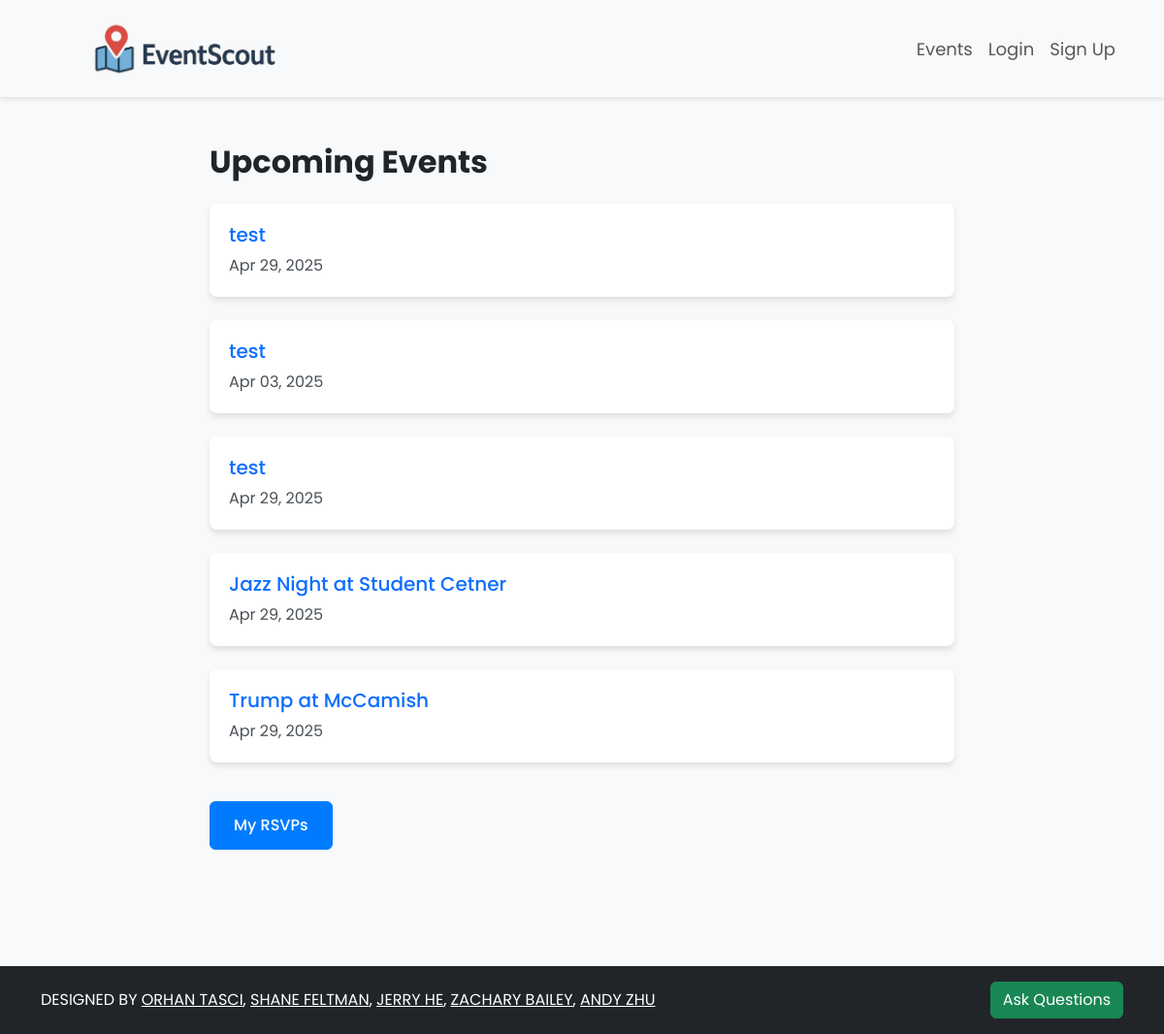
The app's page /events/, older data.
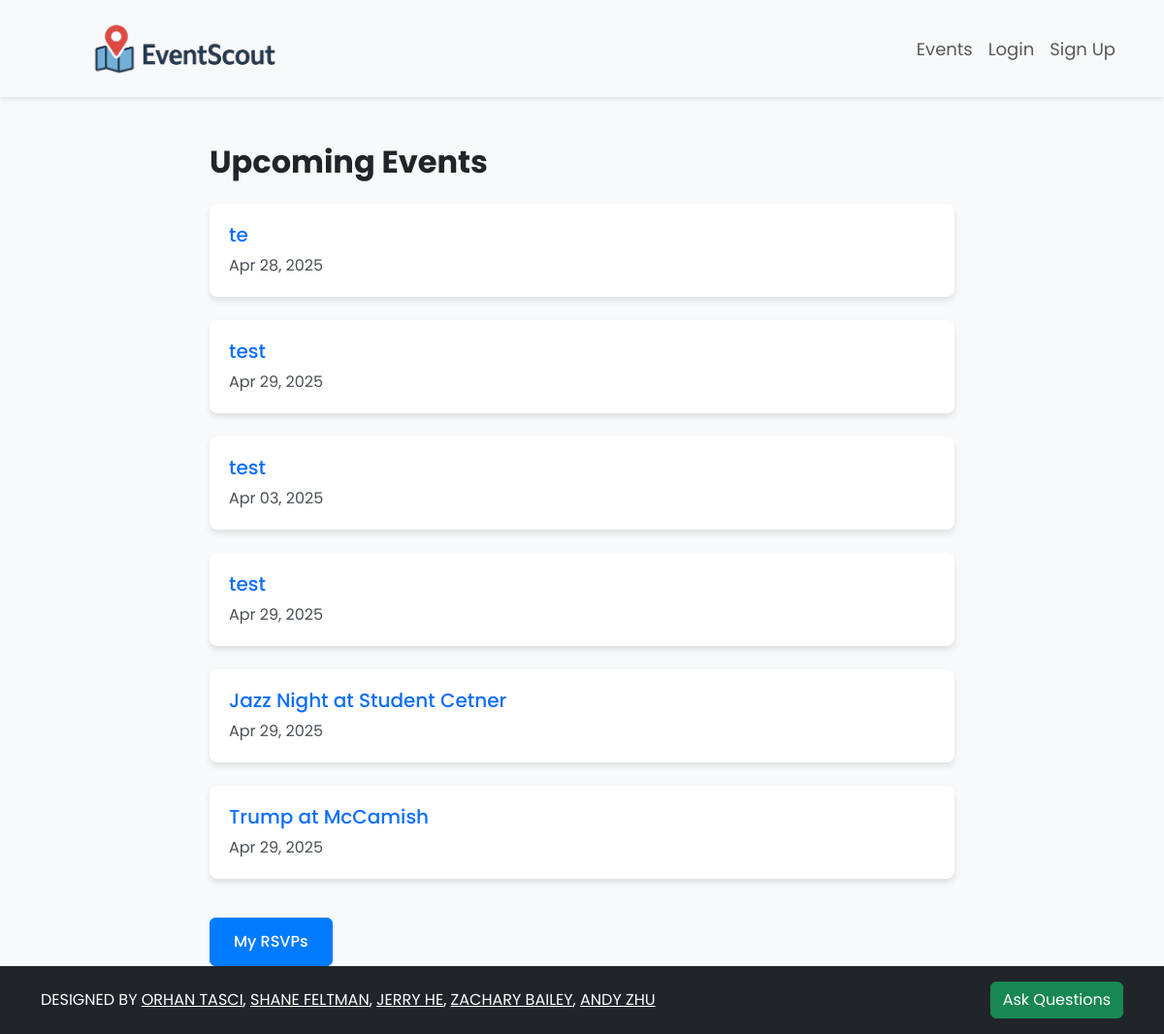
The same page, newer data.
### createEvents/models.py (models this page shows, shortened)
class Event(models.Model):
    title = models.CharField(max_length=200)
    description = models.TextField()
    location = models.CharField(max_length=255)
    latitude = models.DecimalField(
        max_digits=9,
        decimal_places=6,
        null=True,
        blank=True
    )
    longitude = models.DecimalField(
        max_digits=9,
        decimal_places=6,
        null=True,
        blank=True
    )
    start_time = models.DateTimeField()
    end_time = models.DateTimeField()
    organizer = models.CharField(max_length=255)
    org_email = models.EmailField(max_length=255, default="a@a.com")
    created_at = models.DateTimeField(auto_now_add=True)

### createEvents/views.py (the view)
# urls.py: path('', views.event_list, name='event_list'),
def event_list(request):
    events = Event.objects.all().order_by('-created_at')
    organizer = True
    if request.user.is_anonymous or request.user.type != 'organizer':
        organizer = False
    return render(request, 'createEvents/event_list.html', {'events': events, 'organizer': organizer})

### createEvents/templates/createEvents/event_list.html (shortened to what this page needs)
{% extends 'base.html' %}
{% load static %}
{% block head %}
    <link rel="stylesheet" href="{% static 'css/styles.css' %}">
{% endblock %}
{% block content %}
    <div class="events-container" style="height:100vh;">
        <h1 class="fs-2 fw-bold text-dark mb-4">Upcoming Events</h1>
        {% if events %}
            {% for event in events %}
                <div class="event-card card">
                    <div class="card-body">
                        <h2 class="card-title">
                            <a href="{% url 'events.event_detail' event.id %}" class="text-primary text-decoration-none">{{ event.title }}</a>
                        </h2>
                        <p class="card-text mb-0">{{ event.start_time|date:"M d, Y" }}</p>
                    </div>
                </div>
            {% endfor %}
        {% else %}
            <p class="text-muted">No upcoming events.</p>
        {% endif %}
            <a href="{% url 'events.my_rsvps' %}" class="btn btn-primary d-incline-block mt-3">My RSVPs</a>
    </div>
{% endblock %}

### eventscout/templates/base.html (shortened to what this page needs)
{% load static %}
<!DOCTYPE html>
<html lang="en">
<head>
    <link rel="stylesheet" href="{% static 'css/styles.css' %}">
    <link href="https://cdn.jsdelivr.net/npm/bootstrap@5.3.3/dist/css/bootstrap.min.css" rel="stylesheet">
    <link rel="stylesheet" href="https://cdnjs.cloudflare.com/ajax/libs/font-awesome/6.1.1/css/all.min.css">
    {% block head %}{% endblock %}
</head>
<body class="d-flex flex-column min-vh-100">
    <header>
      <nav class="navbar navbar-expand-lg custom-navbar">
        <div class="container d-flex align-items-center justify-content-between">
          <a class="navbar-brand p-0 m-0" href="/">
            <img src="{% static 'img/logoeventscout.png' %}" alt="logo" class="img-fluid" style="height:60px; width:auto;" />
          </a>
          <div class="collapse navbar-collapse" id="navbarNavAltMarkup">
            <div class="navbar-nav ms-auto" style="font-size: 18px;">
              <a class="nav-link" href="{% url 'event_list' %}">Events</a>
              {% if user.is_authenticated %}
                <a class="nav-link" href="{% url 'accounts.logout' %}">Logout</a>
              {% else %}
                <a class="nav-link" href="{% url 'accounts.login' %}">Login</a>
                <a class="nav-link" href="{% url 'accounts.signup' %}">Sign Up</a>
              {% endif %}
            </div>
          </div>
        </div>
      </nav>
    </header>
    <main class="flex-grow-1 bodyblock">
      {% block content %}{% endblock %}
    </main>
    <footer class="bg-dark text-white p-3 mt-auto" style="position:fixed; bottom:0px; width:100%;">
      <div class="container d-flex flex-column flex-md-row justify-content-between align-items-center">
        <div class="mb-2 mb-md-0">
          DESIGNED BY
          <a href="mailto:otasci3@gatech.edu" class="text-white text-decoration-underline">ORHAN TASCI</a>,
          <a href="mailto:sfeltman3@gatech.edu" class="text-white text-decoration-underline">SHANE FELTMAN</a>,
          <a href="mailto:jhe447@gatech.edu" class="text-white text-decoration-underline">JERRY HE</a>,
          <a href="mailto:zbailey31@gatech.edu" class="text-white text-decoration-underline">ZACHARY BAILEY</a>,
          <a href="mailto:azhu311@gatech.edu" class="text-white text-decoration-underline">ANDY ZHU</a>
        </div>
        <button class="btn btn-success" data-bs-toggle="modal" data-bs-target="#chatbotModal">
          Ask Questions
        </button>
      </div>
    </footer>
</body>
</html>

### eventscout/static/css/styles.css (style rules this page uses)
body { margin: 0; font-family: 'Poppins', sans-serif; background-color: #f8f9fa; }
header { color: white; text-align: center; padding: 12px 0; font-size: 12px; box-shadow: 0 2px 5px rgba(0,0,0,0.1); }

### createEvents/templates/createEvents/event_list.html (style rules this page uses)
body { font-family: 'Poppins', sans-serif; background-color: #f8f9fa; }
.events-container { max-width: 800px; margin: 3rem auto; padding: 0 1rem; }
.event-card { border: none; border-radius: 0.5rem; box-shadow: 0 4px 6px rgba(0, 0, 0, 0.1); margin-bottom: 1.5rem; transition: transform 0.2s ease, box-shadow 0.2s ease; }
.event-card .card-body { padding: 1.25rem; }
.event-card .card-title { margin-bottom: 0.5rem; font-size: 1.25rem; }
.event-card .card-text { color: #495057; font-size: 1rem; }
.btn-primary { background-color: #007bff; border-color: #007bff; padding: 0.75rem 1.5rem; font-weight: 500; transition: all 0.2s ease; }

### eventscout/templates/base.html (style rules this page uses)
.bodyblock { margin-bottom:70px; }

Row changes from the older to the newer data that the page shows:
added Event: title "te", start_time "Apr 28, 2025"
